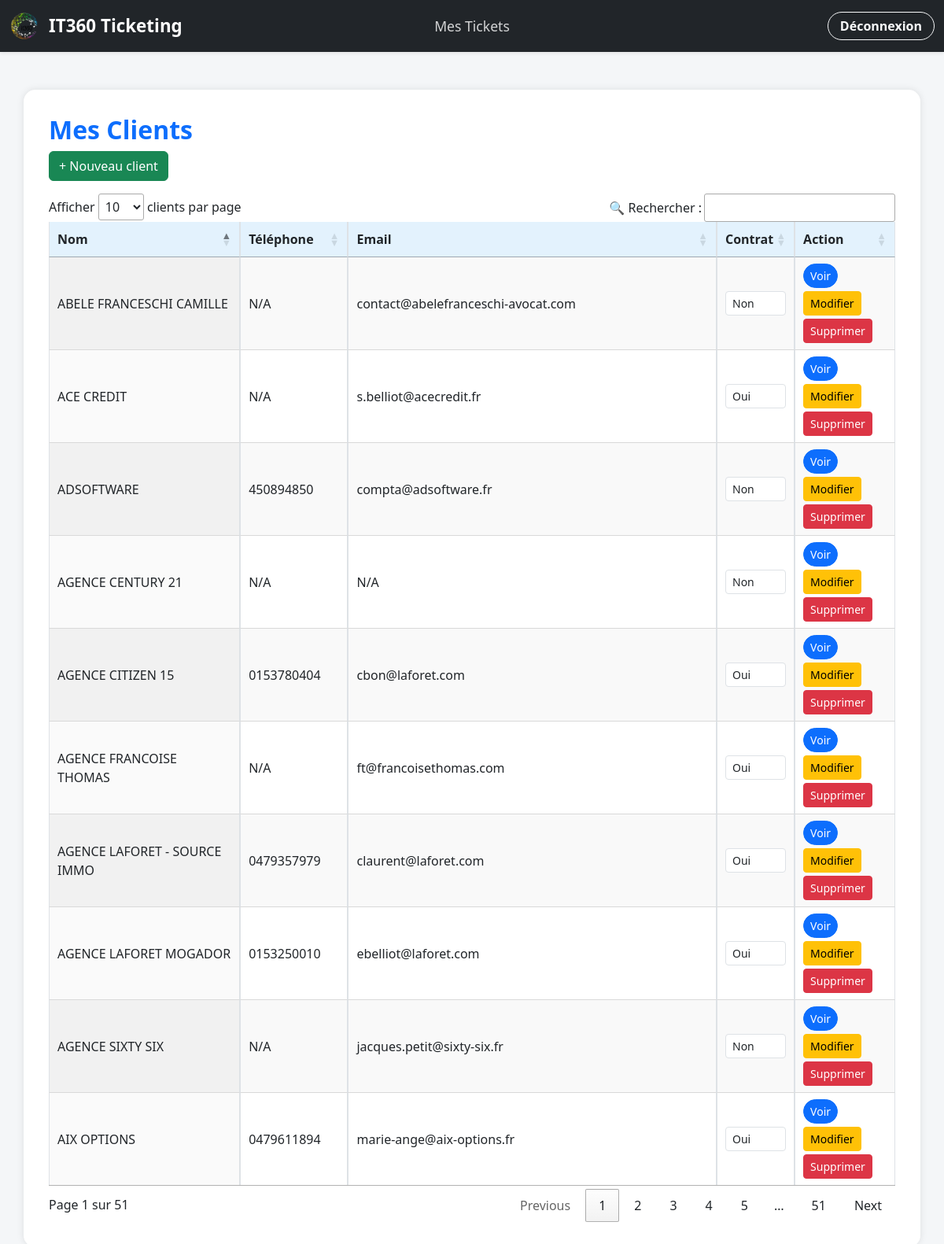
Page /dashboard/clients (signed in) on the committed database.
### models.py (models this page shows, shortened)
class Client(db.Model):
    id = db.Column(db.Integer, primary_key=True)
    nom = db.Column(db.String(100), nullable=False)
    email = db.Column(db.String(100))
    telephone = db.Column(db.String(50))
    solde_annuel = db.Column(JSON, default=dict)  # Ex: {"2025": 240}
    contrat_id = db.Column(db.Integer, db.ForeignKey('contrat.id', name="fk_client_contrat_id"), nullable=True)
    contrat = db.Column(db.Boolean, default=False)
    tickets = db.relationship('Ticket', backref='client', lazy=True)

### routes/dashboard.py (the view)
@dashboard_bp.route('/clients')
@login_required
def clients():
    clients = Client.query.all()
    return render_template('dashboard_clients.html', clients=clients)

### app.py (called while the page is built)
@login_manager.user_loader
def load_user(user_id):
    with current_app.app_context():
        return db.session.get(Utilisateur, int(user_id))

### templates/dashboard_clients.html (shortened to what this page needs)
{% extends "base.html" %}
{% block content %}
<h2>Mes Clients</h2>
<a class="btn btn-success mb-3" href="{{ url_for('clients.create') }}">+ Nouveau client</a>
<table id="clientsTable" class="display table table-bordered">
  <thead>
    <tr>
      <th>Nom</th>
      <th>Téléphone</th>
      <th>Email</th>
      <th>Contrat</th>
      <th>Action</th>
    </tr>
  </thead>
  <tbody>
    {% for client in clients %}
    <tr>
      <td>{{ client.nom }}</td>
      <td>{{ client.telephone or "N/A" }}</td>
      <td>{{ client.email or "N/A" }}</td>
      <td data-order="{{ 1 if client.contrat else 0 }}">
        <form method="POST" action="{{ url_for('clients.update_contrat', client_id=client.id) }}">
          <select name="contrat" onchange="this.form.submit()" class="form-control form-control-sm">
            <option value="True" {% if client.contrat %}selected{% endif %}>Oui</option>
            <option value="False" {% if not client.contrat %}selected{% endif %}>Non</option>
          </select>
        </form>
      </td>
      <td>
        <a href="{{ url_for('clients.detail', client_id=client.id) }}" class="btn btn-sm btn-primary mb-1">Voir</a>
        <a href="{{ url_for('clients.edit', client_id=client.id) }}" class="btn btn-sm btn-warning mb-1">Modifier</a>
        <form method="POST" action="{{ url_for('clients.delete', client_id=client.id) }}"
              onsubmit="return confirm('⚠️ Es-tu sûr de vouloir supprimer ce client ?');"
              style="display:inline;">
          <button class="btn btn-sm btn-danger">Supprimer</button>
        </form>
      </td>
    </tr>
    {% endfor %}
  </tbody>
</table>
<link rel="stylesheet" href="https://cdn.datatables.net/1.13.4/css/jquery.dataTables.min.css">
{% endblock %}

### templates/base.html (shortened to what this page needs)
<!DOCTYPE html>
<html lang="fr">
<head>
  <link href="https://cdn.jsdelivr.net/npm/bootstrap@5.3.0/dist/css/bootstrap.min.css" rel="stylesheet">
  <link rel="stylesheet" href="/static/css/custom.css">
</head>
<body>
  <nav class="navbar navbar-expand-lg shadow-sm">
    <div class="container-fluid position-relative">
      <a class="navbar-brand text-white" href="{{ url_for('dashboard.index') }}">
        <img src="/static/images/logo_it360.png" alt="Logo IT360" width="40" height="40">
        IT360 Ticketing
      </a>
      <div class="collapse navbar-collapse justify-content-center" id="navbarContent">
        {% if current_user.is_authenticated %}
          {% if current_user.role == 'admin' %}
            <ul class="navbar-nav center-navbar">
              <li class="nav-item">
                <a class="nav-link" href="{{ url_for('dashboard.clients') }}">Mes Clients</a>
              </li>
              <li class="nav-item">
                <a class="nav-link" href="{{ url_for('dashboard.contrats') }}">Contrats</a>
              </li>
              <li class="nav-item">
                <a class="nav-link" href="{{ url_for('dashboard.stats') }}">Stats</a>
              </li>
              <li class="nav-item">
                <a class="nav-link" href="{{ url_for('dashboard.tickets') }}">Tickets</a>
              </li>
            </ul>
          {% elif current_user.role == 'technicien' %}
            <ul class="navbar-nav center-navbar">
              <li class="nav-item">
                <a class="nav-link" href="{{ url_for('dashboard.index') }}">Mes Tickets</a>
              </li>
            </ul>
          {% endif %}
        {% endif %}
      </div>
      {% if current_user.is_authenticated %}
      <div class="d-flex ms-auto">
        <a href="{{ url_for('auth.logout') }}" class="btn btn-outline-light btn-logout">Déconnexion</a>
      </div>
      {% endif %}
    </div>
  </nav>
  <div class="container my-5 shadow-box">
    {% block content %}{% endblock %}
  </div>
</body>
</html>

### static/css/custom.css (style rules this page uses)
body { background-color: #f4f6f8; font-family: 'Segoe UI', Tahoma, Geneva, Verdana, sans-serif; }
h1, h2, h3 { color: #0d6efd; }
.table th { background-color: #e3f2fd; }
.table td, .table th { vertical-align: middle; }
.btn-primary, .btn-outline-primary { border-radius: 20px; }
.shadow-box { box-shadow: 0 0 10px rgba(0, 0, 0, 0.08); border-radius: 15px; background-color: #fff; padding: 2rem; }
.navbar-brand img { border-radius: 50%; }

### templates/base.html (style rules this page uses)
body { background-color: #f4f6f8; font-family: 'Segoe UI', Tahoma, Geneva, Verdana, sans-serif; }
.navbar { background-color: #212529; }
.navbar-nav .nav-link { color: rgba(255, 255, 255, 0.8); margin: 0 10px; font-weight: 500; font-size: 1.1rem; }
.navbar-brand { font-size: 1.4rem; font-weight: bold; display: flex; align-items: center; }
.navbar-brand img { margin-right: 10px; }
.btn-logout { border-radius: 20px; padding: 5px 15px; font-weight: bold; transition: 0.3s; }
.shadow-box { background-color: #fff; border-radius: 15px; padding: 2rem; box-shadow: 0 0 10px rgba(0, 0, 0, 0.1); }
h2 { color: #0d6efd; font-weight: bold; }
.center-navbar { position: absolute; left: 50%; transform: translateX(-50%); }

### rows in the picture
Client: nom "ACE CREDIT", telephone "N/A", email "s.belliot@acecredit.fr", contrat "Oui"
Client: nom "AGENCE CENTURY 21", telephone "N/A", email "N/A", contrat "Non"
Client: nom "AGENCE CITIZEN 15", telephone "0153780404", email "cbon@laforet.com", contrat "Oui"
Client: nom "AGENCE FRANCOISE THOMAS", telephone "N/A", email "ft@francoisethomas.com", contrat "Oui"
Client: nom "AGENCE LAFORET - SOURCE IMMO", telephone "0479357979", email "claurent@laforet.com", contrat "Oui"
Client: nom "AGENCE LAFORET MOGADOR", telephone "0153250010", email "ebelliot@laforet.com", contrat "Oui"
Client: nom "AGENCE SIXTY SIX", telephone "N/A", email "jacques.petit@sixty-six.fr", contrat "Non"
Client: nom "AIX OPTIONS", telephone "0479611894", email "marie-ange@aix-options.fr", contrat "Oui"
Client: nom "ADSOFTWARE", telephone "450894850", email "compta@adsoftware.fr", contrat "Non"
Client: nom "ABELE FRANCESCHI CAMILLE", telephone "N/A", email "contact@abelefranceschi-avocat.com", contrat "Non"
